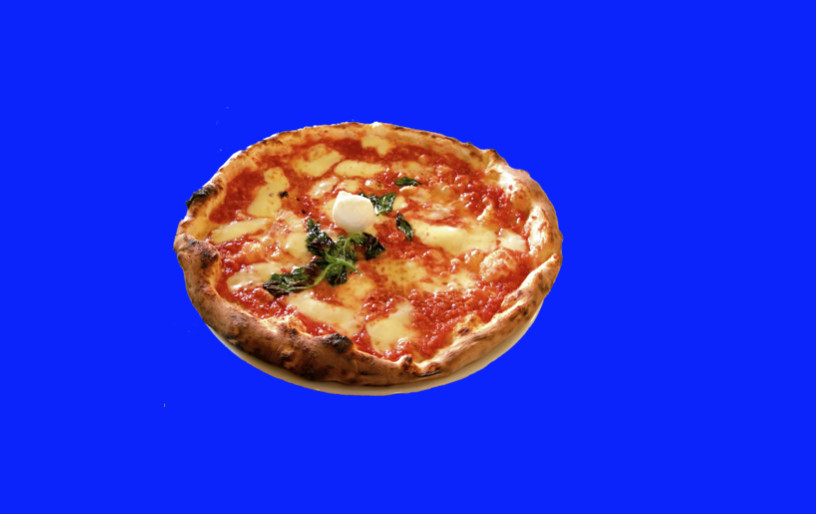
#> input picture images/pizza_bluescreen.jpg, 816 x 514 px
$ jupyter execute --allow-errors '2. RGB Colorspace.ipynb'   (shell and % lines are left out)
#> lines starting #> are read from the running program, lines starting #| are printed output that depends on the picture; after the words box and inside, x2 and y2 are one past the last pixel; in counts of white or black regions, pixels touching at a corner belong together
# RGB Colorspace

[cell 1]
import matplotlib.pyplot as plt
import matplotlib.image as mpimg
import cv2
import numpy as np

[cell 2]
# Read in image

image = cv2.imread('images/wa_state_highway.jpg')

# BGR to RGB

#> (the rest of this cell did not finish here and is left out)

Isolate the three channels

#> (a cell that did not finish here is left out)

## Color Threshold, Blue Screen

[cell 4]
img = cv2.imread('images/pizza_bluescreen.jpg')
#> img is the input picture: shape (514, 816, 3); mean B, G, R 214.8, 51.2, 44.9

img = cv2.cvtColor(img, cv2.COLOR_BGR2RGB)

plt.matshow(img)

[cell 5]
lower_blue = np.array([0,0,230])
upper_blue = np.array([100,100,255])

image_copy = np.copy(img)

mask = cv2.inRange(image_copy,lower_blue,upper_blue)
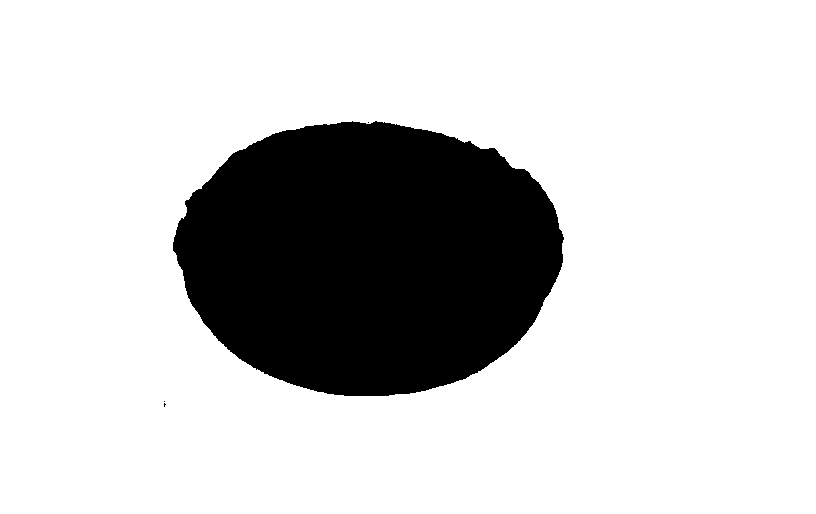
#> mask: shape (514, 816); 80.1% white; 4 black regions (3 under 20 px), largest, box (x1, y1, x2, y2) and area: (173, 121, 564, 396) 83259

plt.imshow(mask,cmap='gray')

[cell 6]
image_copy[mask != 0 ] =[0,0,0]
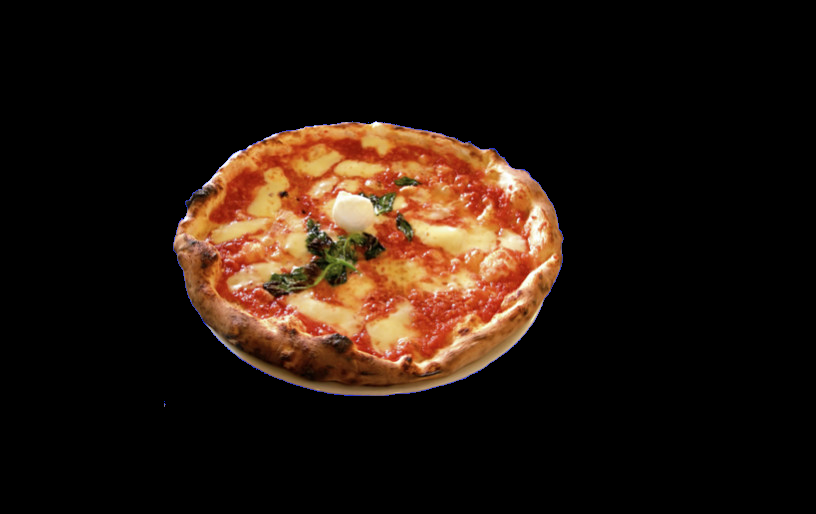
#> image_copy: shape (514, 816, 3); mean R, G, B 36.1, 22.4, 13.6

plt.imshow(image_copy)

Crop & add a background to the image masked image.

[cell 7]
background_image = cv2.imread('images/space_background.jpg')
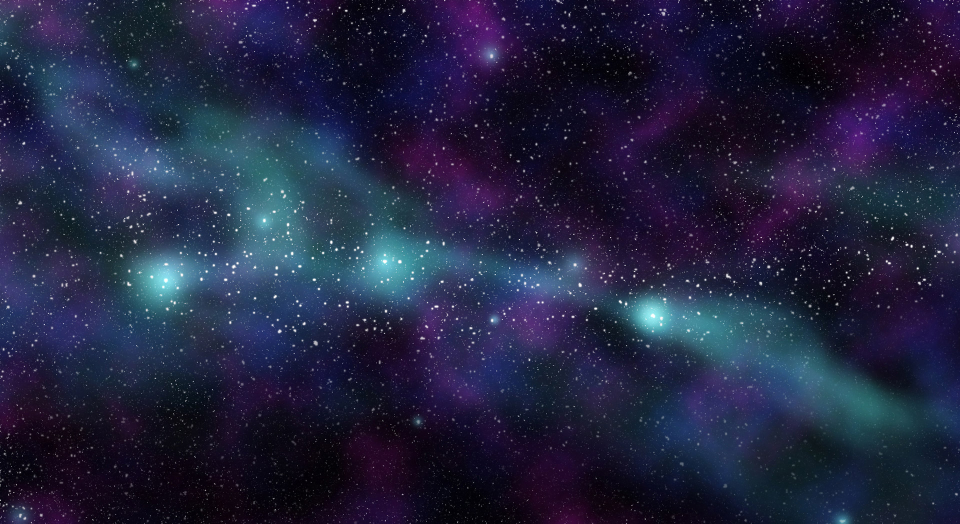
#> input picture images/space_background.jpg, 1920 x 1047 px (shown at 1/2 size)
#> background_image is the input picture: shape (1047, 1920, 3); mean B, G, R 64, 35.9, 33.2
background_image = cv2.cvtColor(background_image, cv2.COLOR_BGR2RGB)

image_copy.shape #514*816*3

#resizing the background image
background_image = cv2.resize(background_image,(816,514))
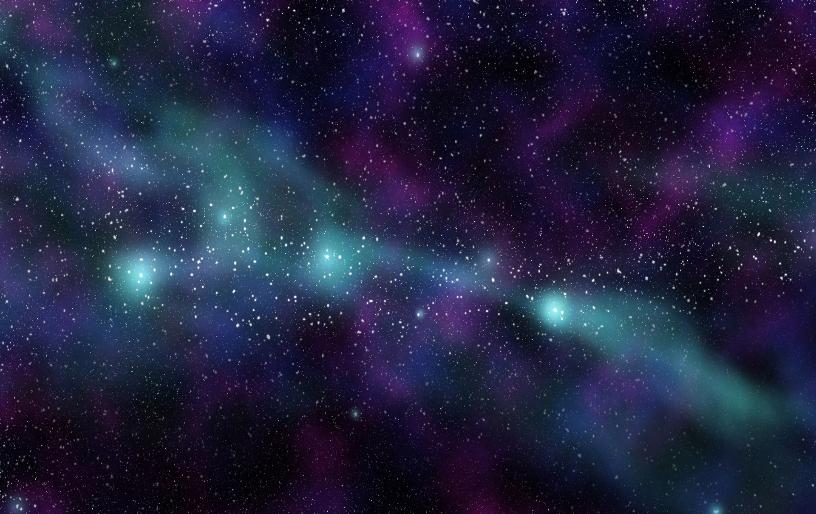
#> background_image: shape (514, 816, 3); mean R, G, B 33, 35.8, 63.9

#cropping out the required region
background_image = cv2.bitwise_and(background_image,background_image,mask=mask)
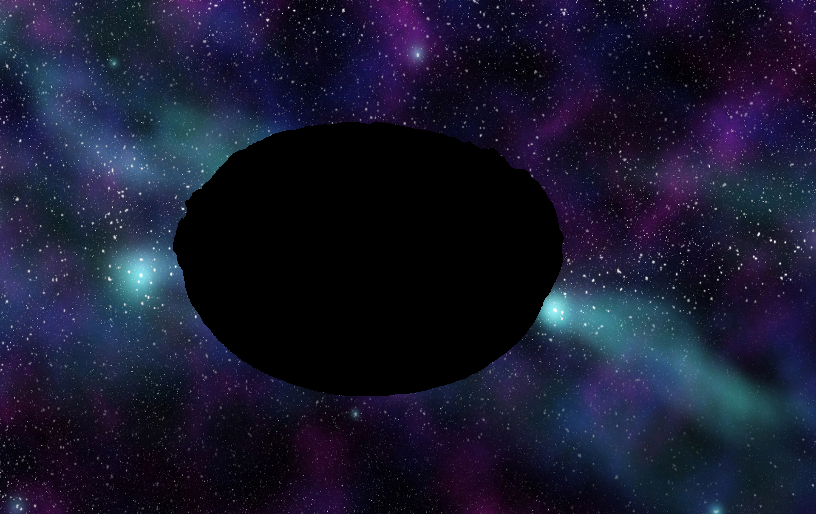
#> background_image: shape (514, 816, 3); mean R, G, B 24.2, 25.2, 47

#alternative--> background_image[mask==0]=[0,0,0]

plt.imshow(background_image)

[cell 8]
final_image = image_copy+background_image
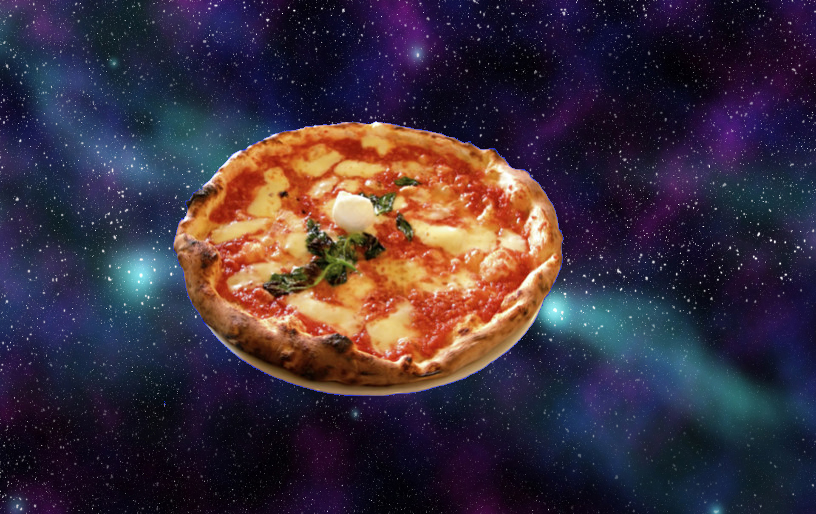
#> final_image: shape (514, 816, 3); mean R, G, B 60.3, 47.6, 60.6
plt.matshow(final_image)
